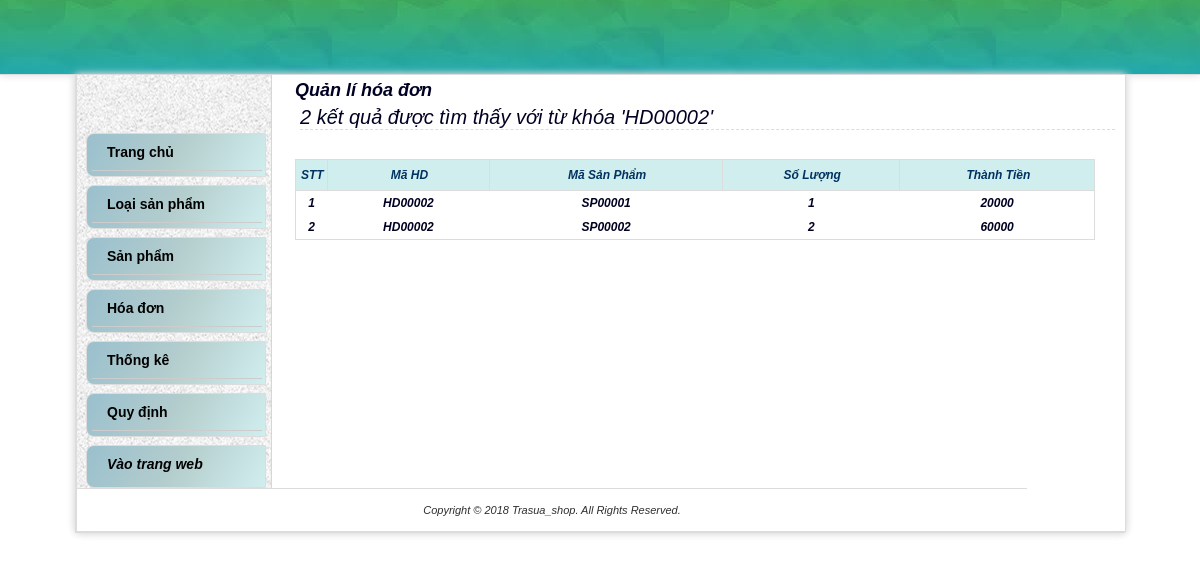
Screenshot of /SourceCode/Front_end/Web/admin/timkiemChiTietHoaDon.php?keyword=HD00002 with the database file from the repository.
### tables this page shows
CREATE TABLE `chitiethoadon` (
  `MaHD` varchar(7) NOT NULL,
  `MaSP` varchar(7) NOT NULL,
  `ThanhTien` int(15) DEFAULT NULL,
  `SoLuong` int(11) DEFAULT NULL
);

### SourceCode/Front_end/Web/admin/model/chitiethoadon.php (called while the page is built, shortened)
<?php
    function search_chitiethoadon($search) {
        $conn = connect();
        $sql1 = "select * from chitiethoadon where maHD like '%".$search."%' or MaSP like '%".$search."%'or THANHTIEN like '%".$search."%' or SOLUONG like '%".$search."%'";
        $result = mysqli_query($conn,$sql1) or die('<p>Không thể thực thi câu truy vấn.</p>');
        return $result;
    }
?>

### SourceCode/Front_end/Web/admin/timkiemChiTietHoaDon.php (the view, shortened to what this page needs)
<!DOCTYPE html>
<html>
<head>
        <c:set var="root" value="${pageContext.request.contextPath}"/>
        <link href="css/mos-style.css" rel='stylesheet'type='text/css' />
</head>
<body>
    <?php include "parts/header.php"?>
    <div id="wrapper">
        <?php include "parts/menu.php"?>
        <div id="rightContent">
        <h2>Quản lí hóa đơn</h2>
        <?php require_once(__DIR__."\model\chitiethoadon.php");?>
        <?php $keyword= $_GET['keyword'];
             $list_chitiethoadon = search_chitiethoadon($keyword) ;
             $search = isset($keyword)?$keyword:'';
        $num = mysqli_num_rows(search_chitiethoadon($search));
        if ($num>0) { ?>
            <h3><?php echo $num ?> kết quả được tìm thấy với từ khóa '<?php echo $keyword ?>'</h3><br>
            <table class='data' id = 'hoadonTables'>
             <tr class='data'>
                <th class="data" width="30px">STT</th>
                <th class="data">Mã HD</th>
                <th class="data">Mã Sản Phẩm</th>
                <th class="data">Số Lượng</th>
                <th class="data">Thành Tiền</th>
            </tr>
            <?php $i=0 ; ?>
                <?php while ($cthd= mysqli_fetch_array($list_chitiethoadon)){ ?>
                    <tr >
                        <?php $i= $i +1; ?>
                        <td ><h4 ><?php echo $i; ?></h4></td>
                        <td ><h4 ><?php echo $cthd['MaHD']; ?></h4></td>
                        <td ><h4 ><?php echo $cthd['MaSP'] ?></h4></td>
                        <td ><h4 ><?php echo $cthd['SoLuong'] ?></h4></td>
                        <td ><h4 ><?php echo $cthd['ThanhTien'] ?></h4></td>
                    </tr>
                <?php } ?>
            </table>
            <?php }
            else {?>
                   <h3>Không tìm thấy bất kì sản phẩm nào với từ khóa '<?php echo $keyword ?>'</h3>
            <?PHP } ?>
        </div>
        <?php include "parts/footer.php"?>
        </div>
    </body>
</html>

### SourceCode/Front_end/Web/admin/css/mos-style.css (style rules this page uses)
body { background: url(../images/latar.jpg); margin: 0; padding: 0; font-family: Arial; font-size: 12px; color: #2e2e2e; text-align: center; }
table { border:none;font-size: 12px; }
td { border:none; padding: 5px; }
table.data { border: 1px solid #dcdcdc; margin: 10px 0px 20px 0px; width: 97%; border-collapse: collapse;font-size: 12px; text-align: center; }
th.data { padding: 8px 4px 8px 4px;border: 1.5px solid #dcdcdc; background-color:#D1EEEE ;text-shadow: 1px 0px #003362;color:#0000; }
tr.data { background: #fff }
#wrapper { width: 1050px; padding: 0px 0 0 0; position: relative; border-left: 1px solid #dcdcdc; border-right: 1px solid #dcdcdc; border-bottom: 1px solid #dcdcdc; float: center; margin: auto; text-align: center; background: #fff url(../img/bg_kiri.png) repeat-y; -moz-box-shadow: 0px 0px 8px #dcdcdc; -webkit-box-shadow: 0px 0px 8px #dcdcdc; }
#rightContent { width: 835px; padding: 5px; float: right; border-left: 0px solid #dcdcdc; text-align: left; color: #000022; }
#rightContent h3 { font-size: 20px; font-weight: normal; padding: 0; margin: 5px; border-bottom: 1px dashed #dcdcdc; }

### SourceCode/Front_end/Web/admin/parts/menu.php (style rules this page uses)
* { margin: 0; padding: 0; -webkit-box-sizing: border-box; -moz-box-sizing: border-box; box-sizing: border-box; }

### rows the page displays
chitiethoadon: MaHD "HD00002", MaSP "SP00001", SoLuong "1", ThanhTien "20000"
chitiethoadon: MaHD "HD00002", MaSP "SP00002", SoLuong "2", ThanhTien "60000"

### other values shown
$num "2"
$keyword "HD00002"
